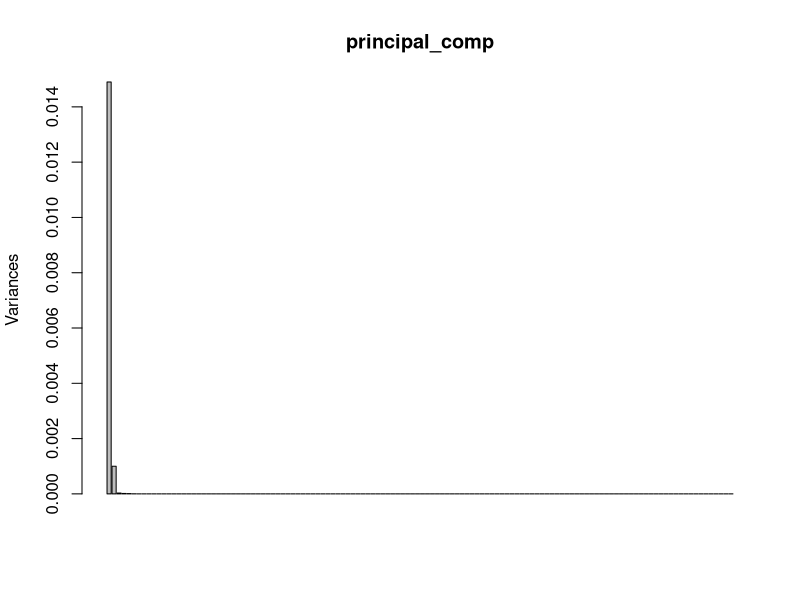
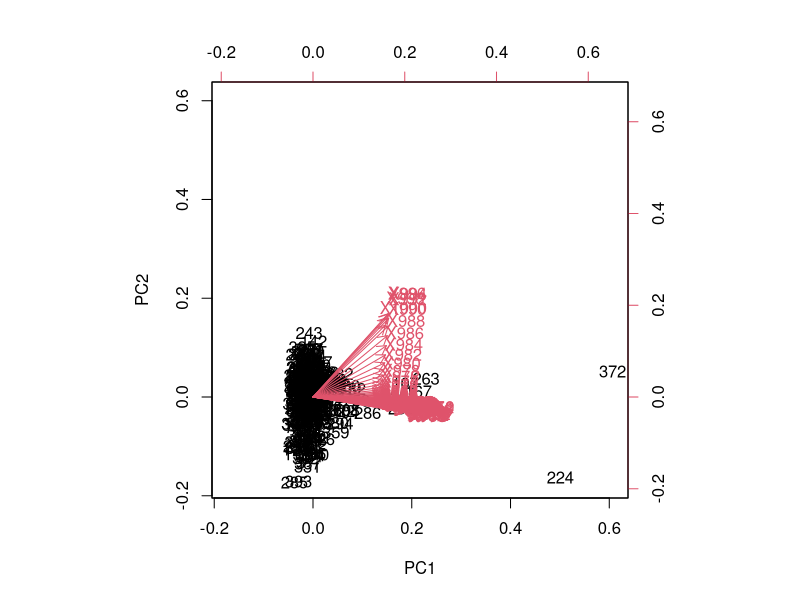
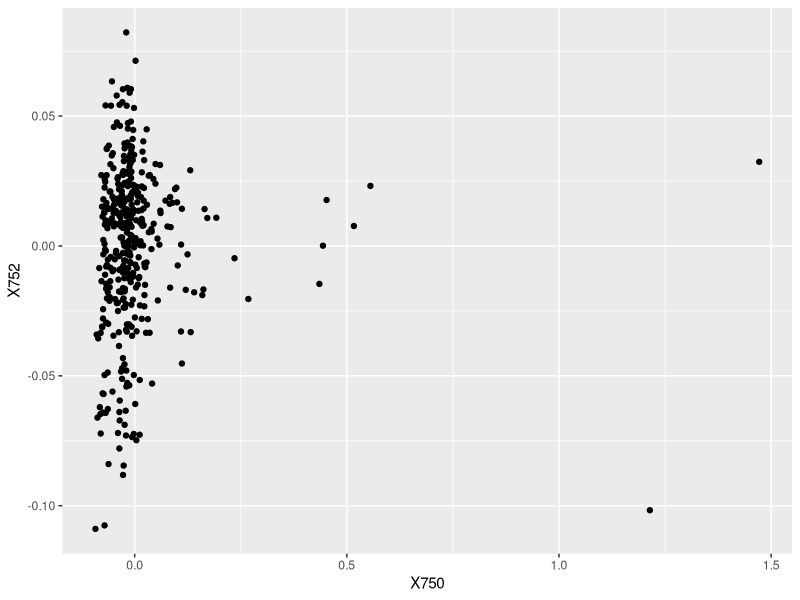
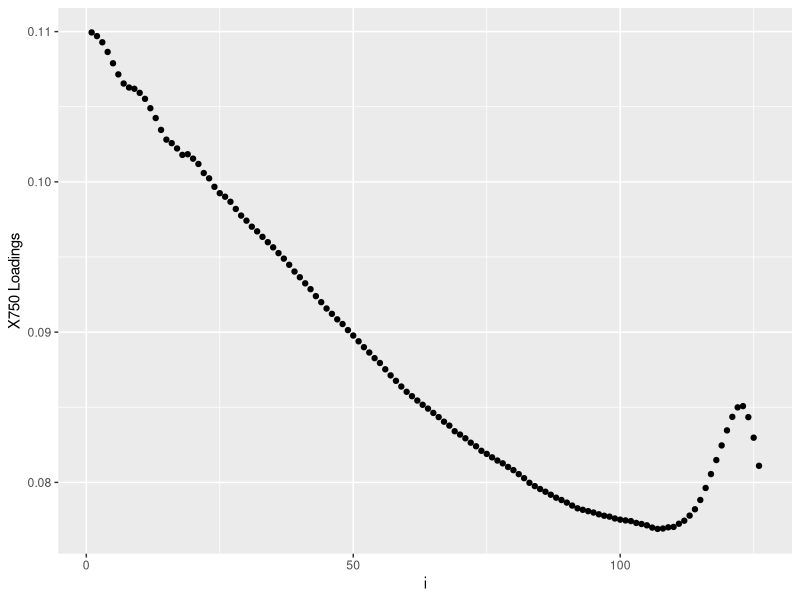
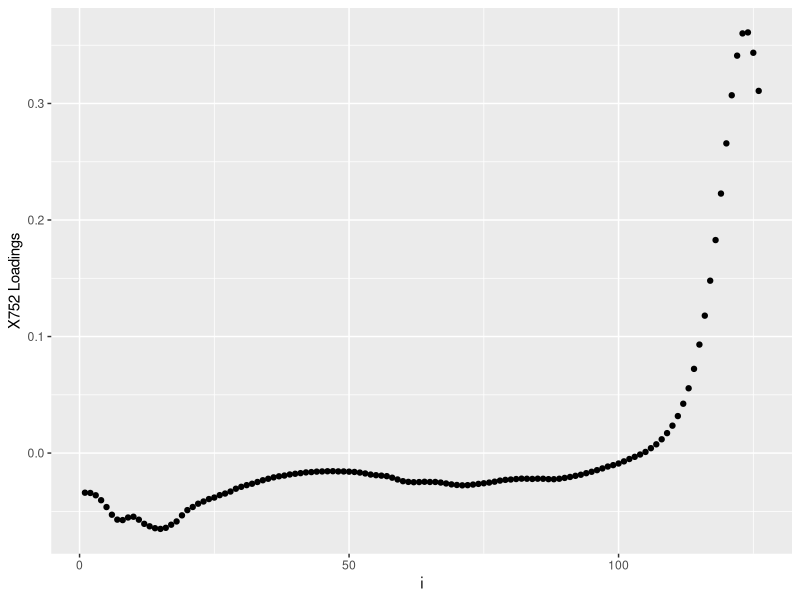
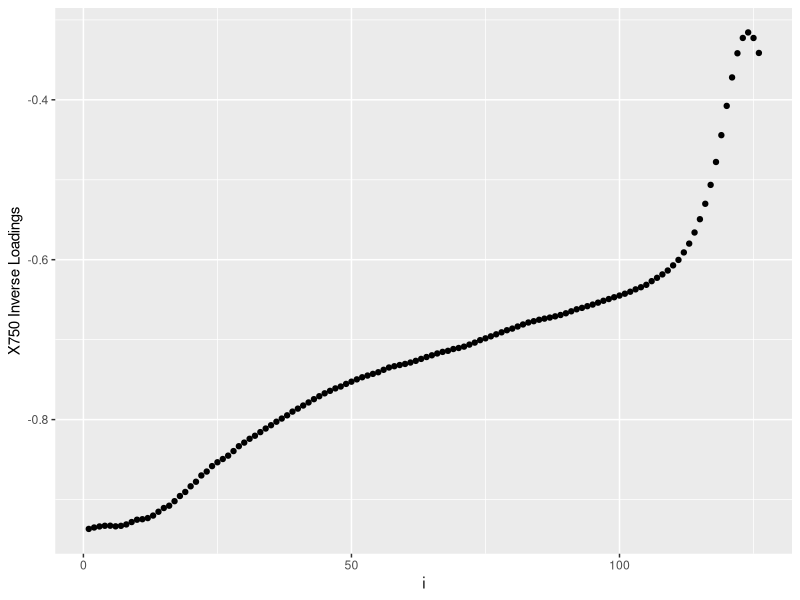
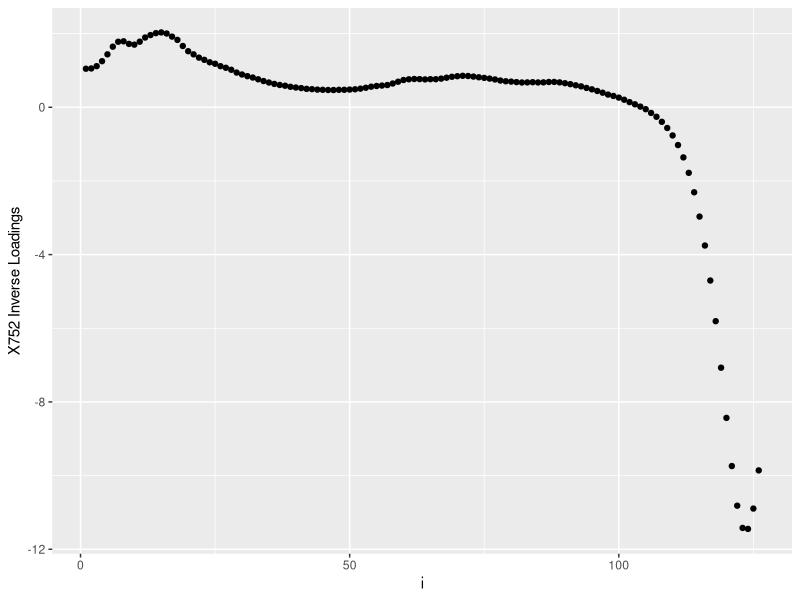
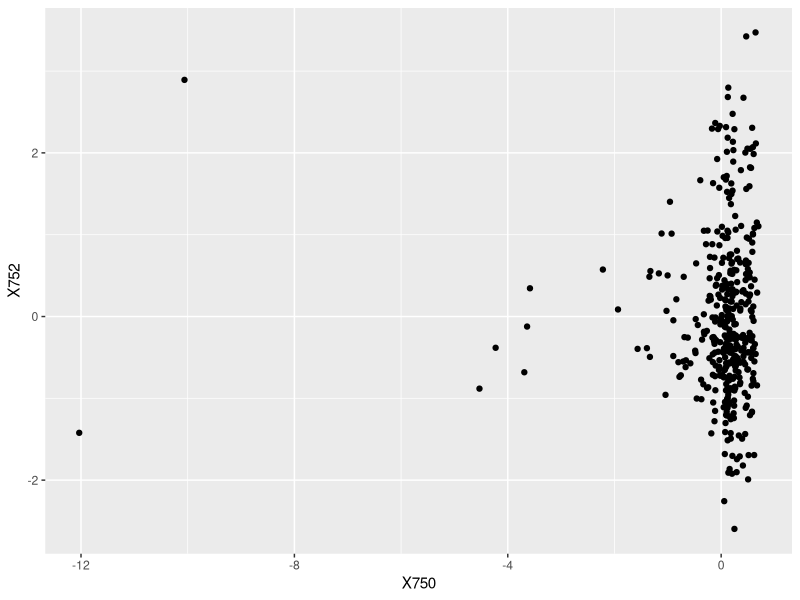

The R script that drew these images, in order:
library("pls")
library("ggplot2")
library("fastICA")
library("reshape2")

setEPS() # Enables saving EPS format.
spectra <- read.csv2("NIRSpectra.csv")
xspectra <- spectra[,-ncol(spectra)]
yspectra <- spectra[,ncol(spectra)]
principal_comp <- prcomp(xspectra)
lambda <- principal_comp$sdev^2

# Notice both X750, X752.
cairo_ps("screeplot.eps")
screeplot(principal_comp,
          ncol(xspectra))
dev.off()
cairo_ps("biplot.eps")
biplot(principal_comp)
dev.off()

cairo_ps("score.eps")
print(qplot(principal_comp$x[,1],
            principal_comp$x[,2],
            xlab = "X750",
            ylab = "X752"))
dev.off()

x750loadings <- principal_comp$rotation[,1]
x752loadings <- principal_comp$rotation[,2]

cairo_ps("x750loadings.eps")
print(qplot(1:length(x750loadings),
            x750loadings, xlab="i",
            ylab="X750 Loadings"))
dev.off()

cairo_ps("x752loadings.eps")
print(qplot(1:length(x752loadings),
            x752loadings, xlab="i",
            ylab="X752 Loadings"))
dev.off()

set.seed(12345) # But WHY?!?!?!??!?!?!?!
independent_comp <- fastICA(xspectra, 2)

W <- independent_comp$K %*% independent_comp$W
x750whitening <- W[,1] # Un-mixed and whitened
x752whitening <- W[,2] # Un-mixed and whitened

cairo_ps("x750traceplot.eps")
print(qplot(1:length(x750whitening),
            x750whitening, xlab="i",
            ylab="X750 Inverse Loadings"))
dev.off()

cairo_ps("x752traceplot.eps")
print(qplot(1:length(x752whitening),
            x752whitening, xlab="i",
            ylab="X752 Inverse Loadings"))
dev.off()

cairo_ps("icascore.eps")
print(qplot(independent_comp$S[,1],
            independent_comp$S[,2],
            xlab = "X750",
            ylab = "X752"))
dev.off()

set.seed(12345)
principal_compcv <- pcr(Viscosity ~ ., data = spectra,
                        validation = "CV")
cairo_ps("pcacv.eps")
validationplot(principal_compcv,
               val.type = "MS")
dev.off()
